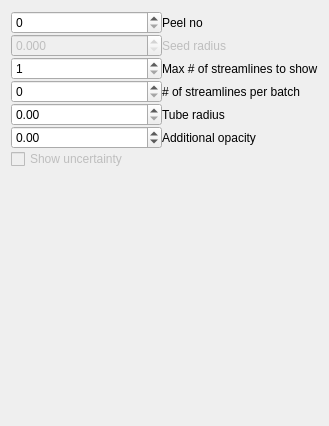
                 <widget class="QWidget" name="scrollAreaWidgetContents_4">
                  <property name="geometry">
                   <rect>
                    <x>0</x>
                    <y>0</y>
                    <width>329</width>
                    <height>426</height>
                   </rect>
                  </property>
                  <layout class="QGridLayout" name="gridLayout_15">
                   <item row="0" column="0">
                    <layout class="QGridLayout" name="gridLayout_9">
                     <property name="spacing">
                      <number>0</number>
                     </property>
                     <item row="2" column="1">
                      <widget class="QLabel" name="label_29">
                       <property name="text">
                        <string>Max # of streamlines to show</string>
                       </property>
                      </widget>
                     </item>
                     <item row="5" column="1">
                      <widget class="QLabel" name="label_31">
                       <property name="text">
                        <string>Additional opacity</string>
                       </property>
                      </widget>
                     </item>
                     <item row="4" column="1">
                      <widget class="QLabel" name="label_30">
                       <property name="text">
                        <string>Tube radius</string>
                       </property>
                      </widget>
                     </item>
                     <item row="3" column="1">
                      <widget class="QLabel" name="label_4">
                       <property name="text">
                        <string># of streamlines per batch</string>
                       </property>
                      </widget>
                     </item>
                     <item row="3" column="0">
                      <widget class="QSpinBox" name="txt_batchCount">
                       <property name="maximum">
                        <number>10000</number>
                       </property>
                      </widget>
                     </item>
                     <item row="7" column="1">
                      <spacer name="verticalSpacer_6">
                       <property name="orientation">
                        <enum>Qt::Vertical</enum>
                       </property>
                       <property name="sizeHint" stdset="0">
                        <size>
                         <width>20</width>
                         <height>40</height>
                        </size>
                       </property>
                      </spacer>
                     </item>
                     <item row="0" column="0">
                      <widget class="QSpinBox" name="txt_peelNo">
                       <property name="maximum">
                        <number>30</number>
                       </property>
                       <property name="value">
                        <number>0</number>
                       </property>
                      </widget>
                     </item>
                     <item row="0" column="1">
                      <widget class="QLabel" name="label_3">
                       <property name="text">
                        <string>Peel no</string>
                       </property>
                      </widget>
                     </item>
                     <item row="1" column="0">
                      <widget class="QDoubleSpinBox" name="txt_seed_radius">
                       <property name="enabled">
                        <bool>false</bool>
                       </property>
                       <property name="sizePolicy">
                        <sizepolicy hsizetype="Minimum" vsizetype="Fixed">
                         <horstretch>0</horstretch>
                         <verstretch>0</verstretch>
                        </sizepolicy>
                       </property>
                       <property name="decimals">
                        <number>3</number>
                       </property>
                       <property name="maximum">
                        <double>10.000000000000000</double>
                       </property>
                       <property name="singleStep">
                        <double>0.100000000000000</double>
                       </property>
                      </widget>
                     </item>
                     <item row="2" column="0">
                      <widget class="QSpinBox" name="txt_maxStreamlineCount">
                       <property name="sizePolicy">
                        <sizepolicy hsizetype="Minimum" vsizetype="Fixed">
                         <horstretch>0</horstretch>
                         <verstretch>0</verstretch>
                        </sizepolicy>
                       </property>
                       <property name="minimum">
                        <number>1</number>
                       </property>
                       <property name="maximum">
                        <number>100000</number>
                       </property>
                      </widget>
                     </item>
                     <item row="1" column="1">
                      <widget class="QLabel" name="txt_seed_radius_label">
                       <property name="enabled">
                        <bool>false</bool>
                       </property>
                       <property name="text">
                        <string>Seed radius</string>
                       </property>
                      </widget>
                     </item>
                     <item row="4" column="0">
                      <widget class="QDoubleSpinBox" name="txt_tubeRadius">
                       <property name="singleStep">
                        <double>0.100000000000000</double>
                       </property>
                      </widget>
                     </item>
                     <item row="5" column="0">
                      <widget class="QDoubleSpinBox" name="txt_addOpacity">
                       <property name="minimum">
                        <double>-1.000000000000000</double>
                       </property>
                       <property name="maximum">
                        <double>1.000000000000000</double>
                       </property>
                       <property name="singleStep">
                        <double>0.050000000000000</double>
                       </property>
                      </widget>
                     </item>
                     <item row="6" column="0">
                      <widget class="QCheckBox" name="check_uncertainty">
                       <property name="enabled">
                        <bool>false</bool>
                       </property>
                       <property name="text">
                        <string>Show uncertainty</string>
                       </property>
                      </widget>
                     </item>
                    </layout>
                   </item>
                  </layout>
                 </widget>
